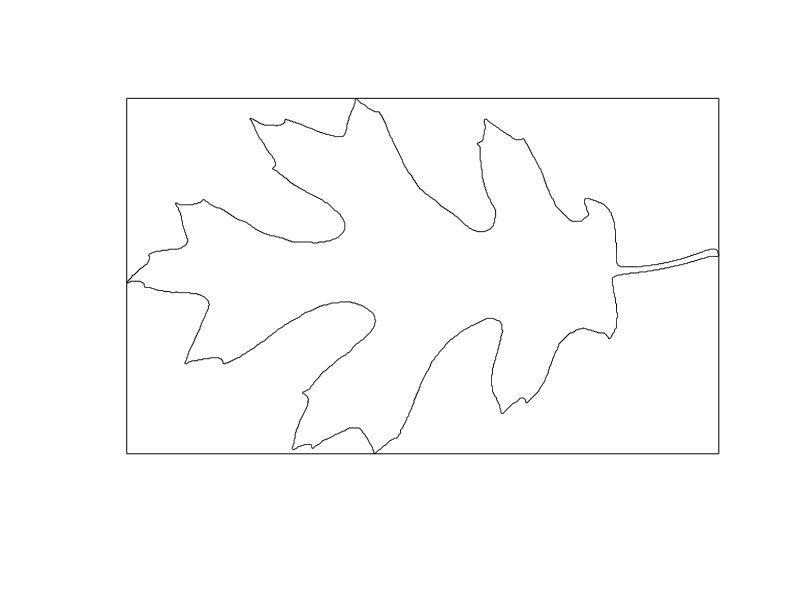

The MATLAB script that drew this image: (Note: this script raises an error after producing the figure.)
% Various operations on polygons using a leaf sample.
%
%   output = polygons_demo_leaf(input)
%
%   Example
%   polygons_demo_leaf
%
%   See also
%
 
% ------
% Author: David Legland
% e-mail: david.legland@inrae.fr
% INRAE - BIA Research Unit - BIBS Platform (Nantes)
% Created: 2023-03-24,    using Matlab 9.13.0.2049777 (R2022b)
% Copyright 2023 INRAE.


%% Load and display data

% read polygon data as a numeric N-by-2 array
poly = load('leaf_poly.txt');

% creates the figure for display
figure; axis equal; hold on; axis([0 600 0 400]);
axis off;
set(gcf, 'color', 'w');

% draw the polygon using basic color option
drawPolygon(poly, 'k');


%% Polygon bounds

% Computes the bounds of the polygon. Result is a 1-by-4 row array, that
% can be drawn like using the "drawBox" function
poly_bnd = boundingBox(poly);

% draw result on original polygon
drawBox(poly_bnd, 'k');


%% Convex hull

% computes convex hull of polygon vertices
poly_hull = convexHull(poly);

% draw result on original polygon
drawPolygon(poly_hull, 'LineWidth', 2, 'Color', 'k');


%% Smooth polygon

% the smooth method computes average coordinates of each vertex using local
% averaging. Argument corresponds to the size of the smoothing window.
poly_smooth = smoothPolygon(poly, 51);

% draw result on original polygon
drawPolygon(poly_smooth, 'color', 'b', 'linewidth', 2);


%% Simplify polygon

% Computes a simplified version of the polygon, by using the
% Douglas-Peucker algorithm. The input argument is the maximum distance
% between original polygon and its simplification
poly_simpl = simplifyPolygon(poly, 20);

% draw result on original polygon
drawPolygon(poly_simpl, 'color', 'r', 'linewidth', 2);

% we can also display vertices of the (simplified) polygon
drawVertices(poly_simpl, 'Color', 'k', 'Marker', 's', 'MarkerFaceColor', 'w');


%% line-polygon intersections

% compute intersections with an arbitrary line
line = createLine([0 250], [600 350]);
inters = intersectLinePolygon(line, poly_simpl);

% display result
drawLine(line, 'k');
drawPoint(inters, 'Color', 'r', 'Marker', 'o', 'MarkerFaceColor', 'w', 'linewidth', 2);
